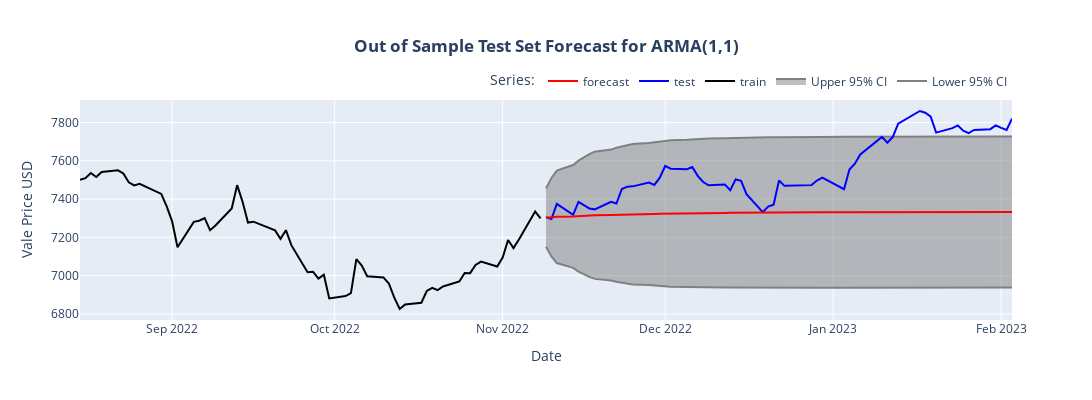

The notebook cell saved with this chart:
### Code cell
# plot
open_price_out_of_sample_forecast_plot = plot_out_of_sample_forecast( arma11, train, test, 'Out of Sample Test Set Forecast for ARMA(1,1)', 'Date', 'Vale Price USD' )
open_price_out_of_sample_forecast_plot.update_layout(height = 400, width = 1300)
open_price_out_of_sample_forecast_plot.show()
open_price_out_of_sample_forecast_plot.write_image("images/fig_8_open_price_out_of_sample_forecast.png")
